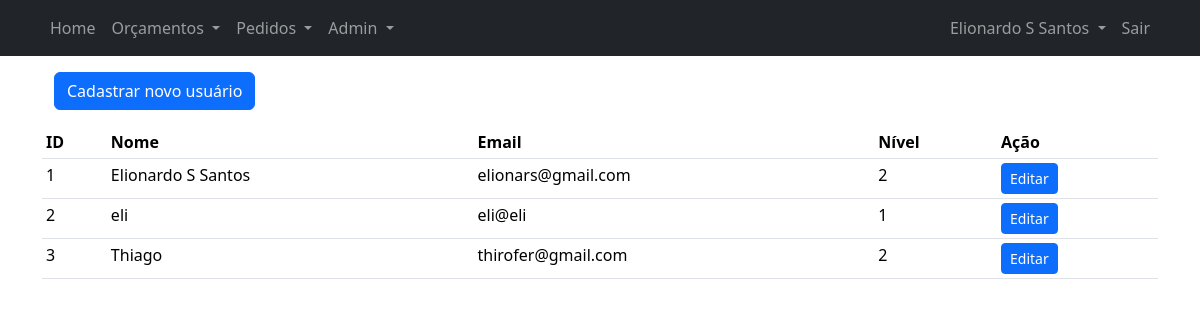
The app's page /usersList.php (signed in) with its own data.
### tables this page shows
CREATE TABLE users (
    `id` INTEGER PRIMARY KEY AUTOINCREMENT,
    `name` TEXT NOT NULL,
    `email` TEXT NOT NULL UNIQUE,
    `level` INT NOT NULL,
    `active` INT NOT NULL,
    `password` VARCHAR NOT NULL
);

### usersList.php (the view, shortened to what this page needs)
<!DOCTYPE html>
<html lang="pt-br">
<head>
    <?php require('partials/head.php'); ?>
</head>
<body>
    <?php
        require('partials/navbar.php');
    ?>
    <div class="container">
        <p>
            <div class="container">
                <a class="btn btn-primary" href="userRegistration.php">Cadastrar novo usuário</a>
            </div>
        </p>
        <?php
            usersListing();
            function usersListing() {
                require('config/connection.php');
                $sql = "SELECT * FROM `users`";
                $stmt = $pdo->prepare($sql);
                $stmt->execute();
                $result = $stmt->fetchAll(PDO::FETCH_ASSOC);
        ?>
                <div>
                    <table class="table table-sm">
                        <thead>
                            <tr>
                                <th scope="col">ID</th>
                                <th scope="col">Nome</th>
                                <th scope="col">Email</th>
                                <th scope="col">Nível</th>
                                <th scope="col">Ação</th>
                            </tr>
                        </thead>
                        <tbody>
                            <tr>
                                <?php
                                    if($result) {
                                        foreach($result as $row) {
                                            $userId = $row['id'];
                                            $userName = $row['name'];
                                            $userEmail = $row['email'];
                                            $userStatus = $row['level'];
                                            echo "<tr>";
                                            echo "<td>$userId</td>";
                                            echo "<td>$userName</td>";
                                            echo "<td>$userEmail</td>";
                                            echo "<td>$userStatus</td>";
                                            echo "<td><a href=\"userEdit.php?id=$userId\" class=\"btn btn-primary btn-sm\">Editar</a></td>";
                                            echo "</tr>";
                                        }
                                    }
                                ?>
                            </tr>
                        </tbody>
                    </table>
                </div>
        <?php
            }
        ?>
    </div>
</body>
</html>

### partials/head.php (shortened to what this page needs)
<link rel="stylesheet" href="assets/css/bootstrap.min.css">

### partials/navbar.php (shortened to what this page needs)
<nav class="navbar navbar-expand-lg bg-dark" data-bs-theme="dark">
  <div class="container">
    <div class="collapse navbar-collapse" id="navbarSupportedContent">
      <ul class="navbar-nav me-auto mb-2 mb-lg-0">
        <li class="nav-item">
          <a class="nav-link" href="index.php">Home</a>
        </li>
        <li class="nav-item dropdown">
          <a class="nav-link dropdown-toggle" href="#" role="button" data-bs-toggle="dropdown" aria-expanded="false">
            Orçamentos
          </a>
        </li>
        <li class="nav-item dropdown">
          <a class="nav-link dropdown-toggle" href="#" role="button" data-bs-toggle="dropdown" aria-expanded="false">
            Pedidos
          </a>
        </li>
        <?php
          if($_SESSION['loggedUserLevel'] > 1){
        ?>
          <li class="nav-item dropdown">
            <a class="nav-link dropdown-toggle" href="#" role="button" data-bs-toggle="dropdown" aria-expanded="false">
              Admin
            </a>
        <?php
          }
        ?>
      </ul>
      <ul class="navbar-nav mb-2 ms-auto mb-lg-0">
        <li class="nav-item dropdown">
          <a class="nav-link dropdown-toggle" href="#" role="button" data-bs-toggle="dropdown" aria-expanded="false">
            <?= isset($_SESSION['loggedUserName'])?$_SESSION['loggedUserName']:"Usuário"; ?>
          </a>
        </li>
        <li class="nav-item">
          <a class="nav-link" href="controller/logout.php">Sair</a>
        </li>
      </ul>
    </div>
  </div>
</nav>

### records on screen
users: id "1", name "Elionardo S Santos", email "elionars@gmail.com", level "2"
users: id "2", name "eli", email "eli@eli", level "1"
users: id "3", name "Thiago", email "thirofer@gmail.com", level "2"

### other values on screen
$_SESSION['loggedUserName'] "Elionardo S Santos"
